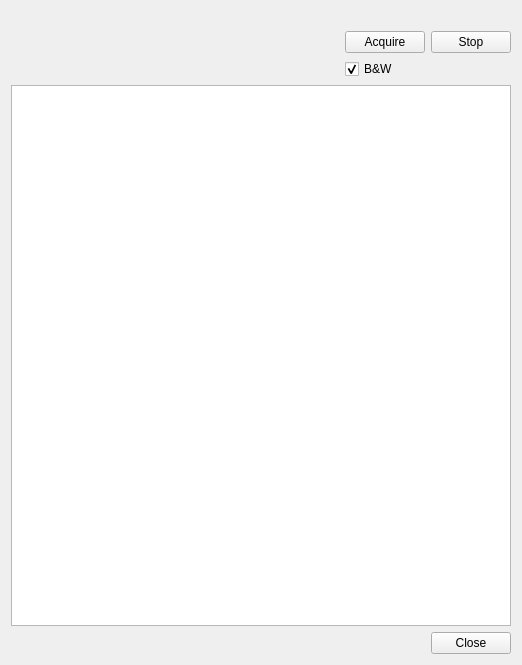
<?xml version="1.0" encoding="UTF-8"?>
<ui version="4.0">
 <class>MainWindow</class>
 <widget class="QMainWindow" name="MainWindow">
  <property name="geometry">
   <rect>
    <x>0</x>
    <y>0</y>
    <width>522</width>
    <height>665</height>
   </rect>
  </property>
  <property name="windowTitle">
   <string>MainWindow</string>
  </property>
  <widget class="QWidget" name="centralWidget">
   <layout class="QGridLayout" name="gridLayout_2">
    <item row="1" column="0">
     <spacer name="horizontalSpacer">
      <property name="orientation">
       <enum>Qt::Horizontal</enum>
      </property>
      <property name="sizeHint" stdset="0">
       <size>
        <width>295</width>
        <height>20</height>
       </size>
      </property>
     </spacer>
    </item>
    <item row="3" column="2">
     <widget class="QPushButton" name="closeButton">
      <property name="text">
       <string>Close</string>
      </property>
     </widget>
    </item>
    <item row="1" column="1" colspan="2">
     <layout class="QGridLayout" name="gridLayout">
      <item row="0" column="0">
       <widget class="QPushButton" name="acquireButton">
        <property name="text">
         <string>Acquire</string>
        </property>
       </widget>
      </item>
      <item row="0" column="1">
       <widget class="QPushButton" name="stopButton">
        <property name="text">
         <string>Stop</string>
        </property>
       </widget>
      </item>
      <item row="1" column="0" colspan="2">
       <widget class="QCheckBox" name="bwCheckBox">
        <property name="text">
         <string>B&amp;&amp;W</string>
        </property>
        <property name="checked">
         <bool>true</bool>
        </property>
       </widget>
      </item>
     </layout>
    </item>
    <item row="2" column="0" colspan="3">
     <widget class="QTextEdit" name="textEdit"/>
    </item>
    <item row="3" column="0" colspan="2">
     <spacer name="horizontalSpacer_2">
      <property name="orientation">
       <enum>Qt::Horizontal</enum>
      </property>
      <property name="sizeHint" stdset="0">
       <size>
        <width>396</width>
        <height>20</height>
       </size>
      </property>
     </spacer>
    </item>
    <item row="0" column="0" colspan="3">
     <widget class="QLabel" name="imageLabel">
      <property name="text">
       <string/>
      </property>
     </widget>
    </item>
   </layout>
  </widget>
 </widget>
 <layoutdefault spacing="6" margin="11"/>
 <resources/>
 <connections/>
</ui>
